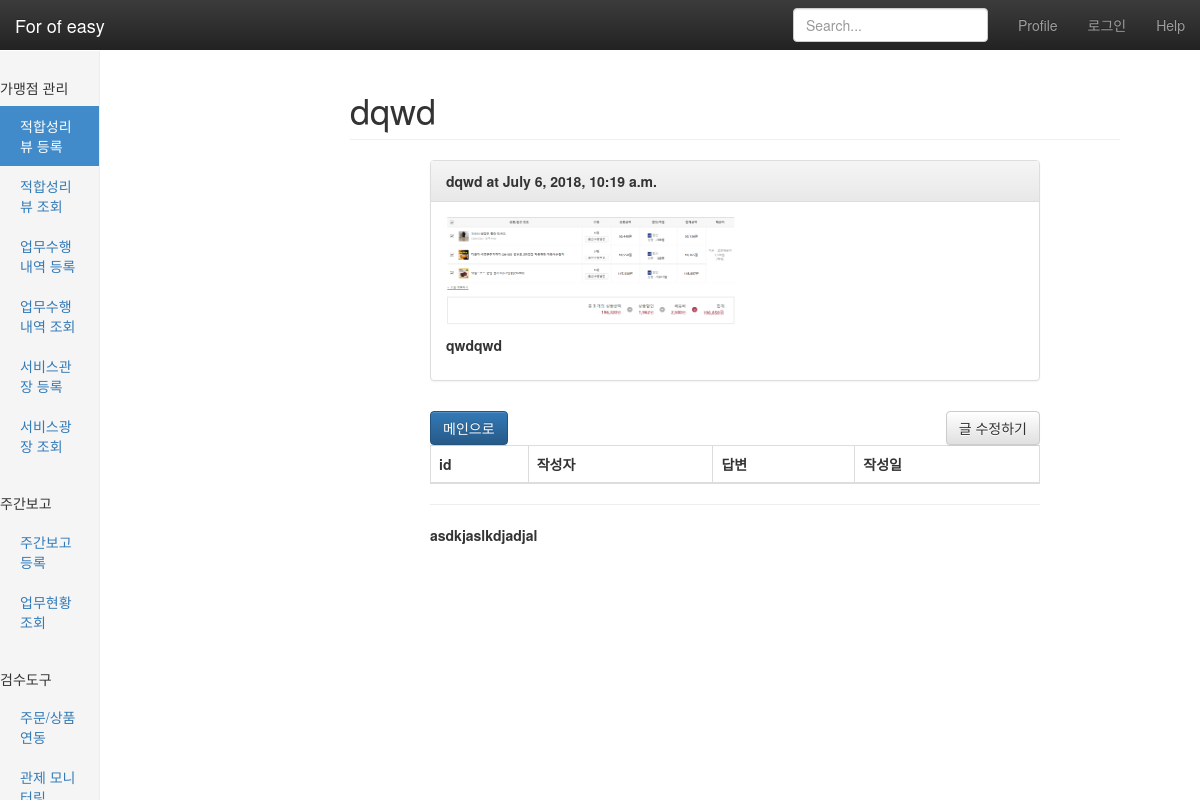
Screenshot of /blog/33/ with the database file from the repository.
### blog/models.py (models this page shows, shortened)
class Post(models.Model):
    STATUS_CHOICES =(
        ('d','Draft'),
        ('p','Published'),
        ('w','Withdrawn'),
    )
    author =models.CharField(max_length=20)
    title = models.CharField(max_length=100, verbose_name='제목', help_text="포스팅 제목을 입력해 주세요. 최대 100글자.")
    content = models.TextField(verbose_name='내용')
    tag_set = models.ManyToManyField('Tag') #릴레이션을 할때는 테그 문자열로 넣어 준다
    photo = models.ImageField(blank=True, upload_to='blog/post/%Y/%m/%d')
    lnglat = models.CharField(max_length=50, blank=True,help_text='경도/위도 포맷 으로', validators=[lnglat_validator])
    status = models.CharField(max_length=1, choices=STATUS_CHOICES)
    create_at = models.DateTimeField(auto_now_add=True) #생성되는 그 순가의 값일 넣는다.
    update_at = models.DateTimeField(auto_now=True) #업데이트 되는 그 시간을 계속 기록한다.
    class Meta:
        ordering = ['-id'] #해당필드 오름 차수 / -내림차수

### blog/views.py (the view)
# urls.py: url(r'^(?P<id>\d+)/$',views.post_detail, name='post_detail'),
def post_detail(request, id):
    post= get_object_or_404(Post, id=id)
    return render(request, 'blog/post_detail.html',{
        'post':post
    })

### blog/templates/blog/post_detail.html (shortened to what this page needs)
{% extends "blog/layout.html"%}
{% block content %}
 <div class="col-sm-9 col-sm-offset-3 col-md-10 col-md-offset-2 main">
   <h1 class="page-header">{{post.title}}</h1>
<div  style="margin-left:80px;margin-right:80px">
  <div class="panel panel-default">
    <div class="panel-heading"><strong>{{post.title}} at {{post.create_at}}</div>
    <div class="panel-body">
      <p><img src="/media/{{post.photo}}/" alt="" width=50%;></p>
      <p>{{post.content|linebreaks}}</p>
    </div>
  </div>
      <a href="{% url "blog:post_list" %}" ><h6 class="btn btn-primary">메인으로</h6></a>
      <a href="{% url "blog:post_edit" post.id %}" ><h6 class="btn btn-default pull-right">글 수정하기</h6></a>
      <table class="table table-hover table-bordered">
        <thead>
          <tr>
            <th>id</th>
            <th>작성자</th>
            <th>답변</th>
            <th>작성일</th>
          </tr>
        </thead>
      </table>
      <hr>asdkjaslkdjadjal
{% endblock %}

### askdjango/static/css/dashbord.css (style rules this page uses)
body { padding-top: 50px; }
.main { padding: 20px; }
@media (min-width: 768px) { .main { padding-right: 40px; padding-left: 40px; } }
.main .page-header { margin-top: 0; }

### rows the page displays
Post: title "dqwd", create_at "July 6, 2018, 10:19 a.m.", photo (picture), content "qwdqwd"
